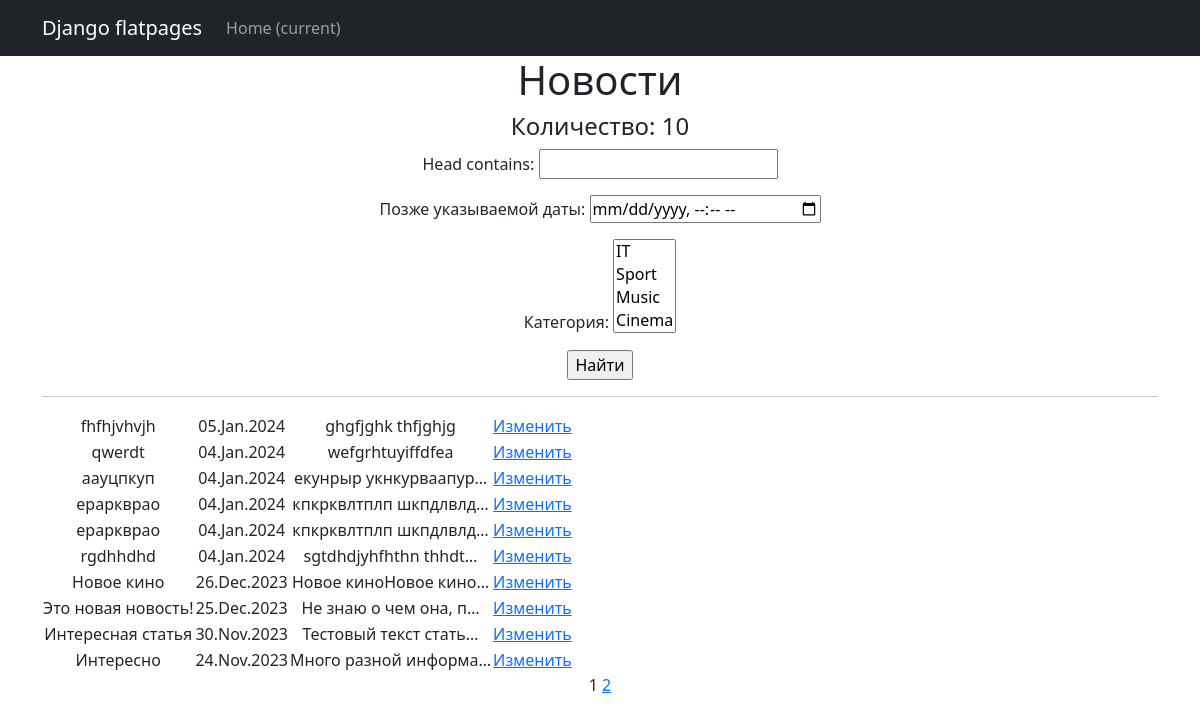
The app's page /news/ (signed in) with its own data.
### news/models.py (models this page shows, shortened)
class Post(models.Model):
    author = models.ForeignKey(Author, on_delete=models.CASCADE)
    NEWS = 'NW'
    ARTICLE = 'AR'
    CATEGORY_CHOICE = (
        (NEWS, 'Новость'),
        (ARTICLE, 'Статья')
    )
    post_choice = models.CharField(max_length=2, choices=CATEGORY_CHOICE, default=NEWS)
    date_time = models.DateTimeField(auto_now_add=True)
    choice_category = models.ManyToManyField(Category, through="PostCategory")
    head = models.CharField(max_length=128)
    text = models.TextField()
    rating = models.IntegerField(default=0)

### news/views.py (the view)
# urls.py: path('', PostList.as_view(), name='post_list'),
class PostList(ListView):
    model = Post
    ordering = '-date_time'
    template_name = 'news.html'
    context_object_name = 'news'
    paginate_by = 10
    def get_queryset(self):
        queryset = super().get_queryset()
        self.filterset = PostFilter(self.request.GET, queryset)
        return self.filterset.qs
    def get_context_data(self, **kwargs):
        context = super().get_context_data(**kwargs)
        context['filterset'] = self.filterset
        return context

### news/models.py (called while the page is built)
    def __str__(self):
        return self.name_category

### news/templatetags/custom_filters.py (called while the page is built)
@register.filter
def censor(text):
    if type(text) == str:
        text = text.split()
        for i, word in enumerate(text):
            if word in words:
                text[i] = word[0] + '*' * len(word[1:])
        return ' '.join(text)
    else:
        return "Ошибка!"

### news/templatetags/custom_tags.py (called while the page is built)
@register.simple_tag(takes_context=True)
def url_replace(context, **kwargs):
   d = context['request'].GET.copy()
   for k, v in kwargs.items():
       d[k] = v
   return d.urlencode()

### templates/news.html (shortened to what this page needs)
{% extends 'flatpages/default.html' %}
{% load custom_filters %}
{% load custom_tags %}
{% block content %}
    <h1>Новости</h1>
    <h4>Количество: {{ news|length }}</h4>
    <form action="" method="get">
        {{ filterset.form.as_p }}
       <input type="submit" value="Найти" />
   </form>
    <hr>
    {% if news %}
        <table>
            {% for one_news in news %}
                <tr>
                    <td>{{ one_news.head|censor }}</td>
                    <td>{{ one_news.date_time|date:'d.M.Y' }}</td>
                    <td>{{ one_news.text|truncatechars:21|censor}}</td>
                    <td>
                        {% if one_news.post_choice == 'NW' %}
                            {% if perms.news.change_post %}
                            <a href="{% url 'news_update' one_news.id %}">Изменить</a>
                            {% endif %}
                        {% else %}
                            {% if perms.news.change_post %}
                            <a href="{% url 'articles_update' one_news.id %}">Изменить</a>
                            {% endif %}
                        {% endif %}
                    </td>
                </tr>
            {% endfor %}
        </table>
    {% else %}
        <h2>Новостей нет!</h2>
   {% endif %}
   {{ page_obj.number }}
   {% if page_obj.has_next %}
       <a href="?{% url_replace page=page_obj.next_page_number %}">{{ page_obj.next_page_number }}</a>
   {% endif %}
{% endblock content %}

### records on screen
Post: head|censor "fhfhjvhvjh", date_time "05.Jan.2024", text|censor "ghgfjghk thfjghjg", post_choice "Изменить"
Post: head|censor "qwerdt", date_time "04.Jan.2024", text|censor "wefgrhtuyiffdfea", post_choice "Изменить"
Post: head|censor "аауцпкуп", date_time "04.Jan.2024", text|censor "екунрыр укнкурваапур…", post_choice "Изменить"
Post: head|censor "ераркврао", date_time "04.Jan.2024", text|censor "кпкрквлтплп шкпдлвлд…", post_choice "Изменить"
Post: head|censor "ераркврао", date_time "04.Jan.2024", text|censor "кпкрквлтплп шкпдлвлд…", post_choice "Изменить"
Post: head|censor "rgdhhdhd", date_time "04.Jan.2024", text|censor "sgtdhdjyhfhthn thhdt…", post_choice "Изменить"
Post: head|censor "Новое кино", date_time "26.Dec.2023", text|censor "Новое киноНовое кино…", post_choice "Изменить"
Post: head|censor "Это новая новость!", date_time "25.Dec.2023", text|censor "Не знаю о чем она, п…", post_choice "Изменить"
Post: head|censor "Интересная статья", date_time "30.Nov.2023", text|censor "Тестовый текст стать…", post_choice "Изменить"
Post: head|censor "Интересно", date_time "24.Nov.2023", text|censor "Много разной информа…", post_choice "Изменить"

### other values on screen
{{ news|length }} "10"
{{ page_obj.number }} "1"
{{ page_obj.next_page_number }} "2"
